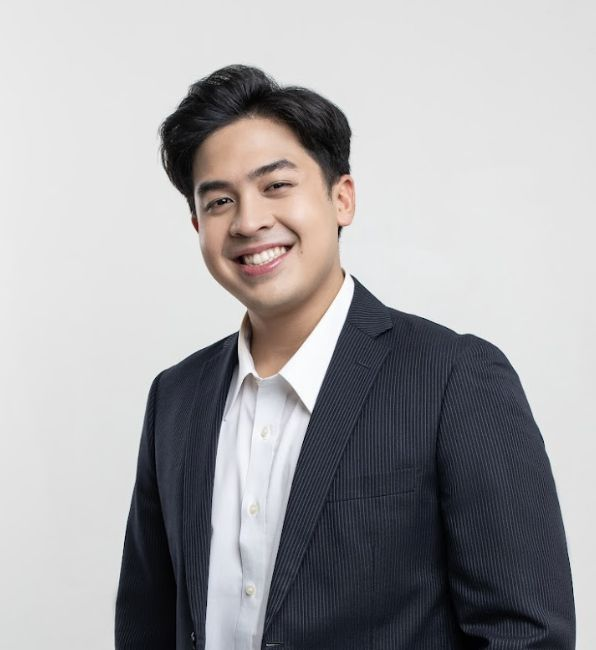
#> input picture Pemrograman_Citra14/user.jpg, 596 x 650 px
$ python 144.py
#> lines starting #> are read from the running program, lines starting #| are printed output that depends on the picture; after the words box and inside, x2 and y2 are one past the last pixel; in counts of white or black regions, pixels touching at a corner belong together
import cv2
import numpy as np
import matplotlib.pyplot as plt

# Memuat model Haar Cascade (menggunakan path bawaan cv2 agar aman di VS Code)
face_cascade = cv2.CascadeClassifier(cv2.data.haarcascades + 'haarcascade_frontalface_default.xml')
eye_cascade = cv2.CascadeClassifier(cv2.data.haarcascades + 'haarcascade_eye.xml')

def adjusted_detect_face(img):
    face_img = img.copy()
    # Mengubah ke grayscale (direkomendasikan untuk Haar Cascade)
    gray = cv2.cvtColor(face_img, cv2.COLOR_BGR2GRAY)
    face_rect = face_cascade.detectMultiScale(gray, scaleFactor=1.2, minNeighbors=5)

    for (x, y, w, h) in face_rect:
        cv2.rectangle(face_img, (x, y), (x + w, y + h), (255, 255, 255), 10)
    return face_img

def detect_eyes(img):
    eye_img = img.copy()
    gray = cv2.cvtColor(eye_img, cv2.COLOR_BGR2GRAY)
    eye_rect = eye_cascade.detectMultiScale(gray, scaleFactor=1.2, minNeighbors=5)

    for (x, y, w, h) in eye_rect:
        cv2.rectangle(eye_img, (x, y), (x + w, y + h), (255, 255, 255), 10)
    return eye_img

# Pastikan file foto 'user.avif' ada di folder yang sama dengan skrip ini
# Jika foto bernama lain, ganti nama 'user.jpg' di bawah ini
img = cv2.imread('user.jpg')
#> img is the input picture: shape (650, 596, 3); mean B, G, R 166.2, 164.1, 165.2

# Validasi jika gambar tidak ditemukan
if img is None:
    print("Error: Gambar tidak ditemukan!")
    exit()

img_copy1 = img.copy()
img_copy2 = img.copy()
img_copy3 = img.copy()

# 1. Menampilkan Deteksi Wajah
face = adjusted_detect_face(img_copy1)
#> in adjusted_detect_face, `gray = cv2.cvtColor(face_img, cv2.COLOR_BGR2GRAY)`:
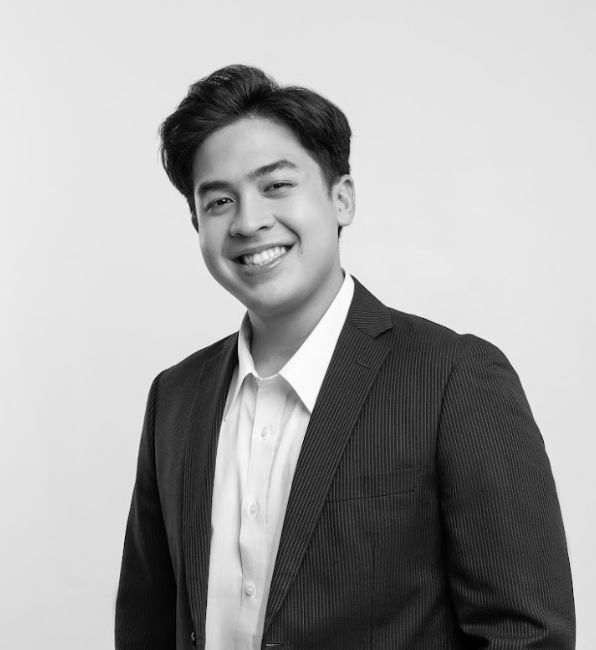
#> gray: shape (650, 596); min 0, max 255, mean 164.7
#> in adjusted_detect_face, `face_rect = face_cascade.detectMultiScale(gray, scaleFactor=1.2, minNe..`: face_rect = [[168, 119, 174, 174]]
#> the loop in adjusted_detect_face, `for (x, y, w, h) in face_rect:` made 1 pass
#> after the loop in adjusted_detect_face, `for (x, y, w, h) in face_rect:`:
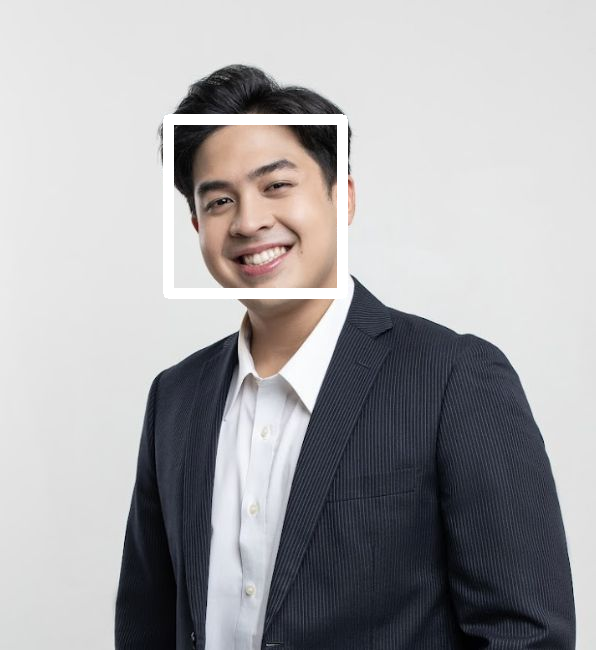
#> face_img: shape (650, 596, 3); 1.97% of pixels changed, all inside (x1, y1, x2, y2) = (163, 114, 348, 299)
plt.figure(figsize=(8,6))
plt.title("Face Detection")
plt.imshow(cv2.cvtColor(face, cv2.COLOR_BGR2RGB))
plt.axis('off')
plt.show()
cv2.imwrite('face.jpg', face)

# 2. Menampilkan Deteksi Mata
eyes = detect_eyes(img_copy2)
#> in detect_eyes, `eye_rect = eye_cascade.detectMultiScale(gray, scaleFactor=1.2, minNeig..`: eye_rect = [[254, 166, 39, 39], [198, 181, 43, 43]]
#> the loop in detect_eyes, `for (x, y, w, h) in eye_rect:` made 2 passes
#> after the loop in detect_eyes, `for (x, y, w, h) in eye_rect:`:
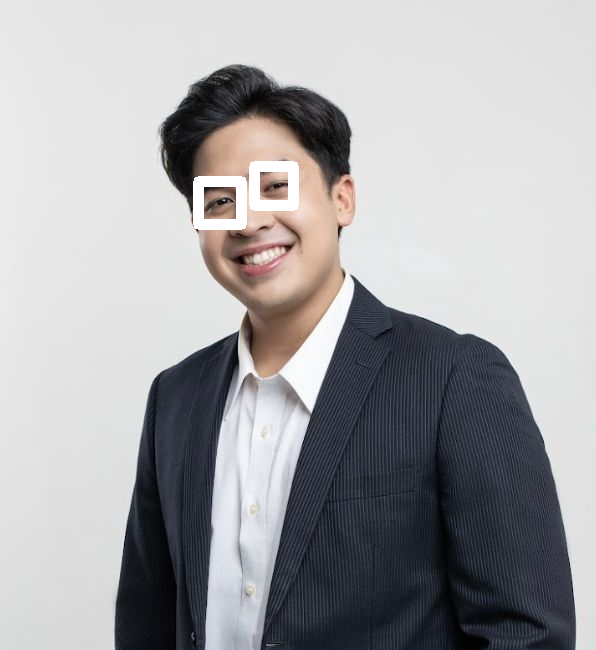
#> eye_img: shape (650, 596, 3); 0.91% of pixels changed, all inside (x1, y1, x2, y2) = (193, 161, 299, 230)
plt.figure(figsize=(8,6))
plt.title("Eye Detection")
plt.imshow(cv2.cvtColor(eyes, cv2.COLOR_BGR2RGB))
plt.axis('off')
plt.show()
cv2.imwrite('eyes.jpg', eyes)

# 3. Menampilkan Deteksi Wajah dan Mata Sekaligus
eyes_face = adjusted_detect_face(img_copy3)
#> the loop in adjusted_detect_face (call 2), `for (x, y, w, h) in face_rect:` made 1 pass
eyes_face = detect_eyes(eyes_face) # Menambahkan deteksi mata ke gambar yang sudah ada kotak wajahnya
#> the loop in detect_eyes (call 2), `for (x, y, w, h) in eye_rect:` made 2 passes
#> after the loop in detect_eyes (call 2), `for (x, y, w, h) in eye_rect:`:
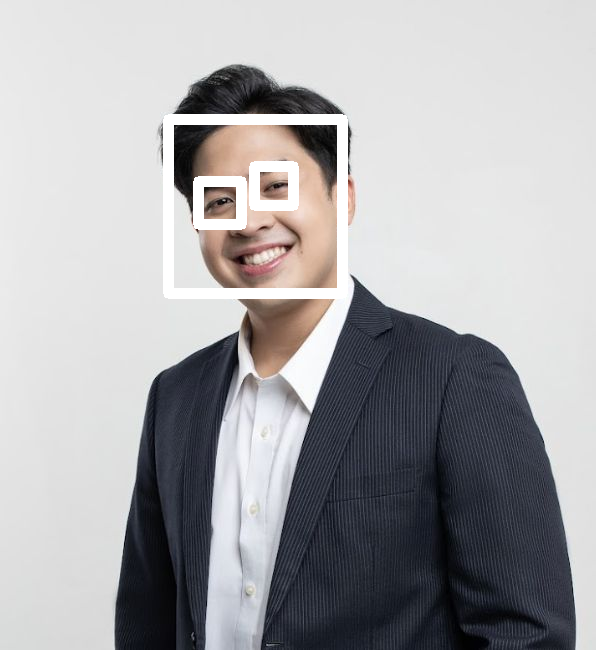
#> eye_img: shape (650, 596, 3); 0.91% of pixels changed, all inside (x1, y1, x2, y2) = (193, 161, 299, 230)
plt.figure(figsize=(8,6))
plt.title("Face & Eye Detection")
plt.imshow(cv2.cvtColor(eyes_face, cv2.COLOR_BGR2RGB))
plt.axis('off')
plt.show()
cv2.imwrite('face+eyes.jpg', eyes_face)
